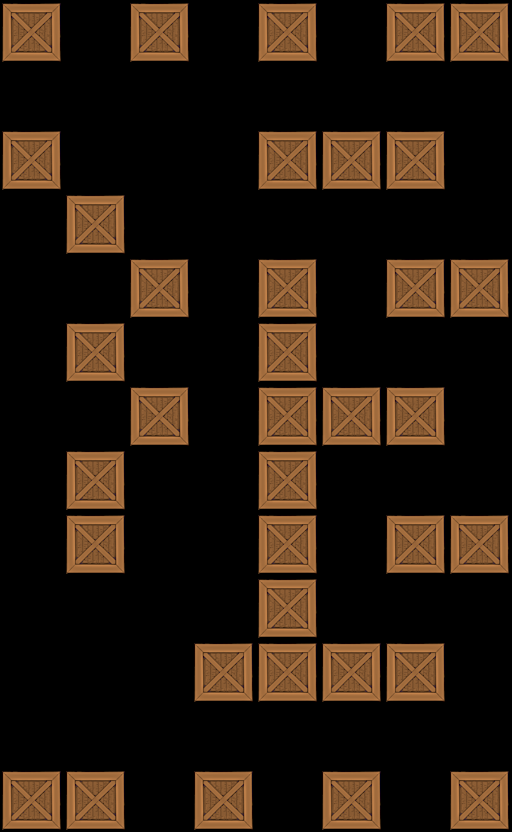

The image is a tile-based game level rendered from a .tmx file. Its description and source (layers, tilesets, objects; grid data summarised) follow:
An orthogonal 8x13 tile map with 64x64 px tiles, 1 tile layer (Tile Layer 1).

<map version="1.0" orientation="orthogonal" width="8" height="13" tilewidth="64" tileheight="64">
 <tileset firstgid="1" name="crate" tilewidth="64" tileheight="64">
  <image source="../../crate3.png" width="64" height="64" />
 </tileset>
 <layer name="Tile Layer 1" width="8" height="13">
  <data>[104 cells, 36 non-empty, 1 distinct tile ids]</data>
 </layer>
</map>
